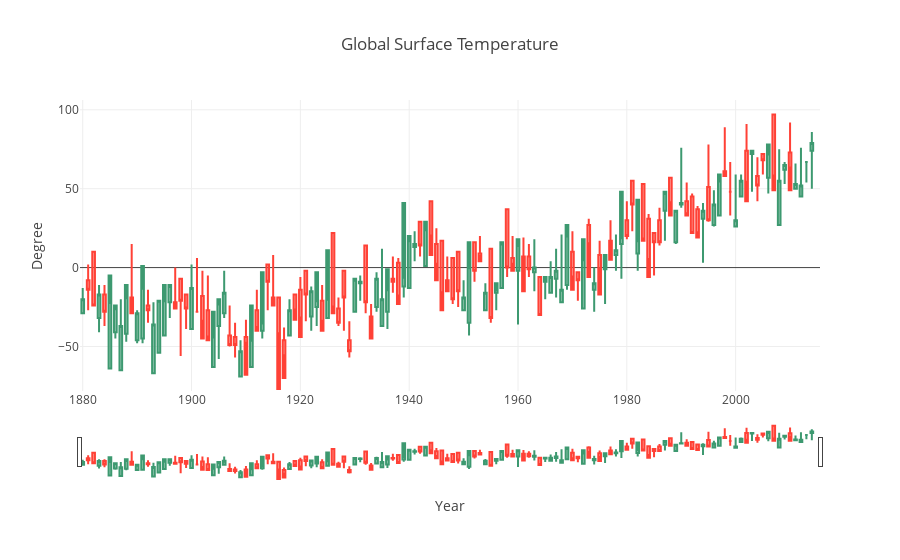

Write notebook code for a chart like this one.
### Code cell
trace = go.Candlestick(x=df.Year,
                       open=df.Jan,
                       high=df['max'],
                       low=df['min'],
                       close=df.Dec)
data = [trace]

layout = {
    'title': 'Global Surface Temperature',
    'xaxis': {'title': 'Year'},
    'yaxis': {'title': 'Degree'}
}

fig = dict(data=data,layout=layout)

iplot(fig, filename='simple_candlestick')

### Figure 1 — Plotly figure (JSON) as saved in the notebook; plotly's stock layout.template omitted (floating-point values rounded to 4 significant figures; data arrays with more than 128 entries replaced by an {"elided": "..."} marker saying what was removed)
{"data": [{"close": {"elided": "136 str values"}, "high": {"elided": "136 int values"}, "low": {"elided": "136 int values"}, "open": {"elided": "136 int values"}, "type": "candlestick", "uid": "6b24ff80-d134-11e8-980c-086d41bcc37e", "x": {"elided": "136 int values"}}], "layout": {"title": "Global Surface Temperature", "xaxis": {"title": "Year"}, "yaxis": {"title": "Degree"}}}
